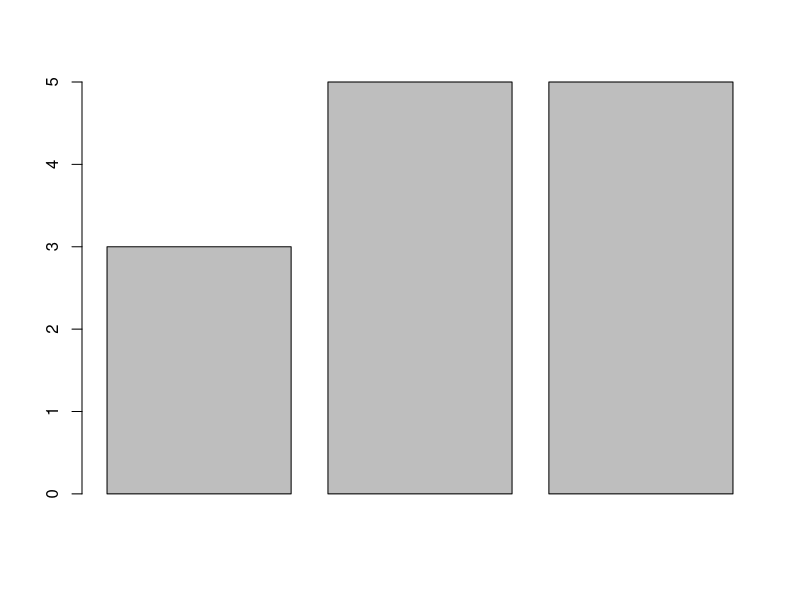
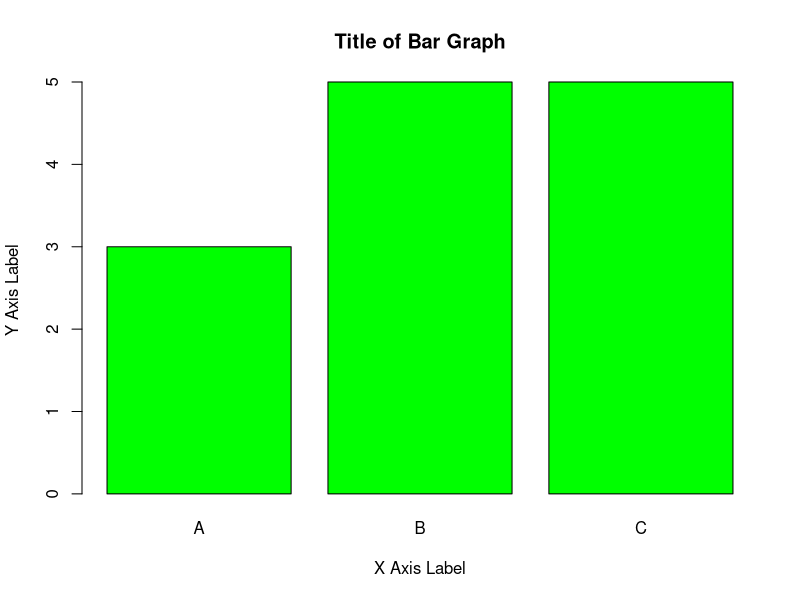
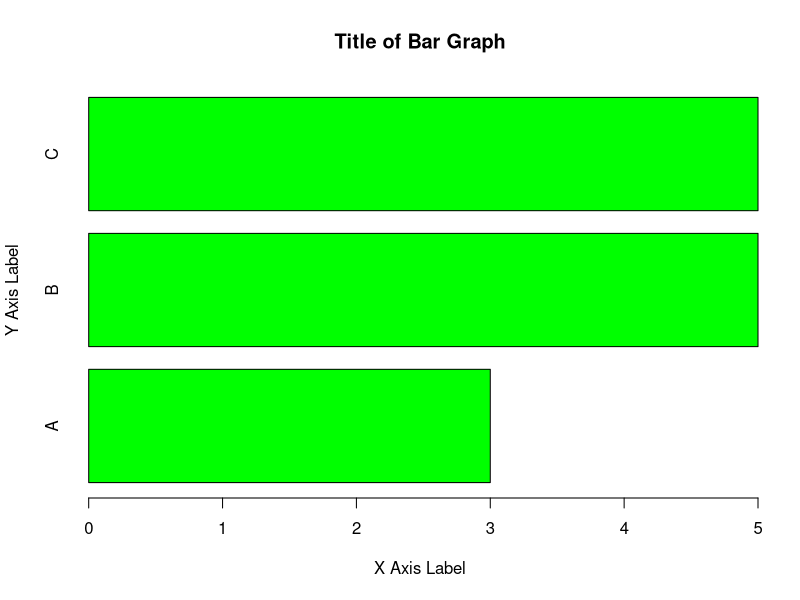
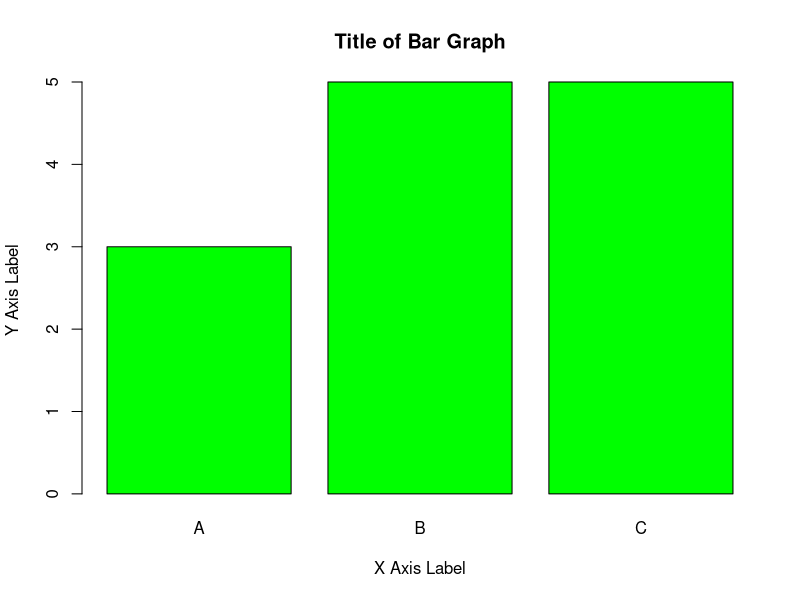
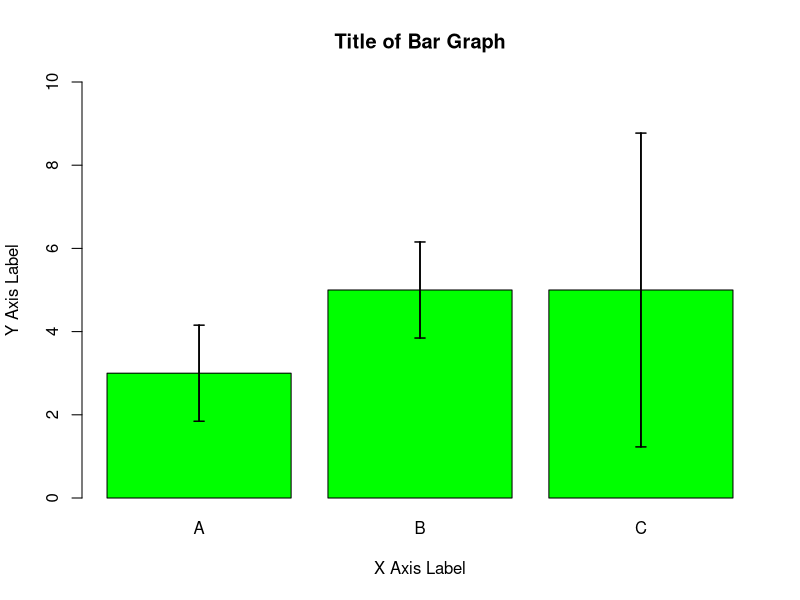
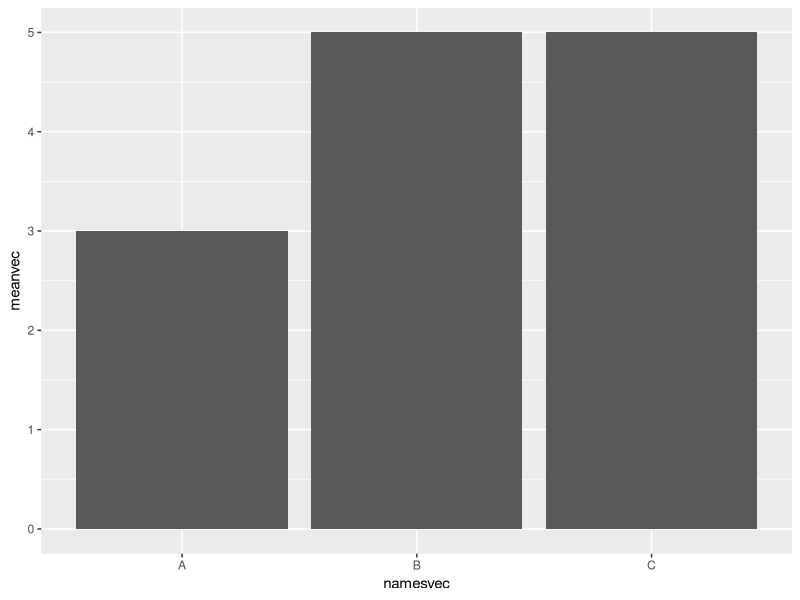
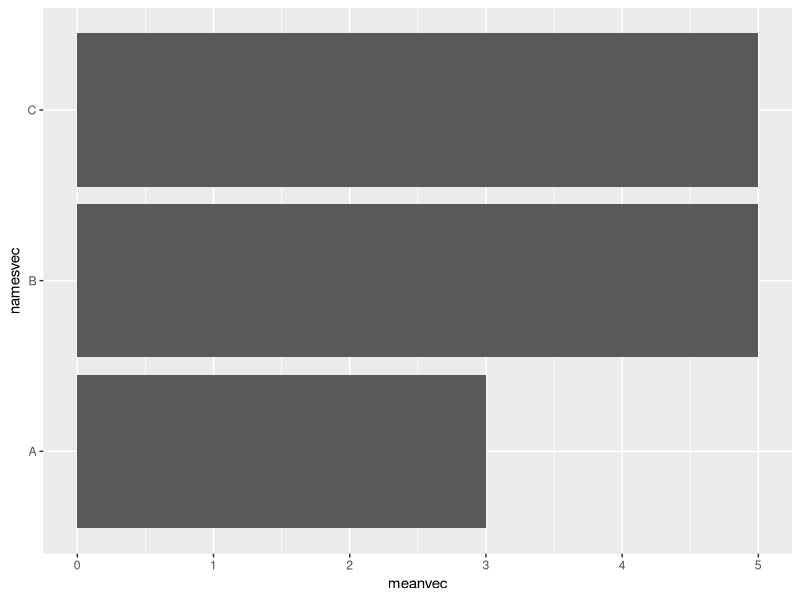
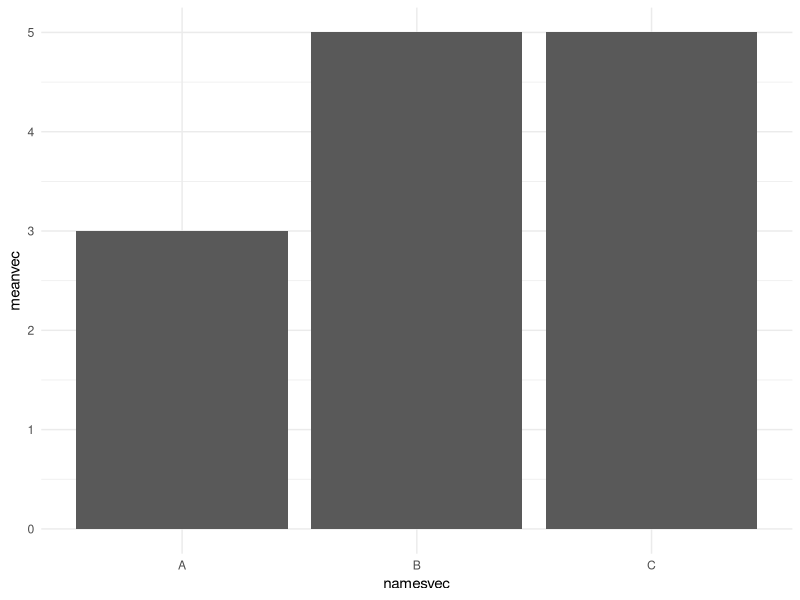

Generate these figures, in order, with R:
#I recreated the gardens chart here because I couldn't get it read into R for some reason
gardenA<-c(3,4,4,3,2,3,1,3,5,2)
gardenB<-c(5,5,6,7,4,4,3,5,6,5)
gardenC<-c(3,3,2,1,10,4,3,11,3,10)
gardens<-cbind(gardenA,gardenB,gardenC)
gardens<-data.frame(gardens)
#calculate means for each column
avgmeanA<-mean(gardens$gardenA)
avgmeanB<-mean(gardens$gardenB)
avgmeanC<-mean(gardens$gardenC)
#calculate standard deviations for each column
devA<-sd(gardens$gardenA)
devB<-sd(gardens$gardenB)
devC<-sd(gardens$gardenC)
#calculate standard error for each column
stderrA<-devA/(sqrt(length(devA)))
stderrB<-devB/(sqrt(length(devB)))
stderrC<-devC/(sqrt(length(devC)))
#create a vector of the means
meanvec<-c(avgmeanA,avgmeanB,avgmeanC)
#create a vector of the standard errors
sevec<-c(stderrA,stderrB,stderrC)
#can use the basic function 'barplot' in R to create a bar plot.
#bind mean and standard error vectors to form a matrix 
barmatrix<-cbind(meanvec,sevec)
#now make a barplot using the matrix containing the means and standard errors
#note that you can create the barplot using the vectors. If you use a 'matrix' object, you cannot use the '$' to call up the means column. You must use the following notation
barplot(barmatrix[,1])
#basic 'barplot' command can take a lot of arguments for aesthetics
barplot((barmatrix[,1]),main = "Title of Bar Graph",ylab = "Y Axis Label",xlab = "X Axis Label",names.arg = c("A","B","C"),col="green")
#arguments include the ability to make horizontal bars
barplot(barmatrix[,1],main = "Title of Bar Graph", ylab = "Y Axis Label", xlab = "X Axis Label",names.arg = c("A","B","C"),col="green",horiz = TRUE)
#read more about 'barplot' arguments with '?barplot'
#replot with vertical bars and give the graph a name to fix it to the environment
bplot<-barplot(barmatrix[,1],main = "Title of Bar Graph", ylab = "Y Axis Label", xlab = "X Axis Label",names.arg = c("A","B","C"),col="green")
#Notice how small the y axis is. It is limited by the largest bar plotted. In order for error bars, which will be added later, to show up completely, you have to reset the parameters of the y-axis.
bplot<-barplot(barmatrix[,1],main = "Title of Bar Graph", ylab = "Y Axis Label", xlab = "X Axis Label",names.arg = c("A","B","C"),col="green",ylim=c(0,10))
#now you can add the error bars. Notice that the arguments call up the name of the barplot to put the bars onto, then it uses the original vectors to actually create the positive and negative ends of the bars.
#use 'segments' to add the verticle portion of the error bars
segments(bplot,meanvec-sevec,bplot,meanvec+sevec,lwd = 1.5)
#use 'arrows' to add the flat ends to the bars
arrows(bplot,meanvec-sevec,bplot,meanvec+sevec,lwd = 1.5, angle = 90,code = 3,length = 0.05)

#now create a bar graph using ggplot
library(ggplot2)
#first, ggplot will want x and y values determined. Our x values are categorical and we can make a vector for them
namesvec<-c("A","B","C")
#now we can bind our categorical values vector to our means and standard errors vectors to form a new data frame since ggplot needs a data frame rather than a matrix
ggbarframe<-data.frame(namesvec,meanvec,sevec)
#give the plot a name to fix it in the environment for easy recall
ggbplot<- ggplot(data = ggbarframe, aes(x=namesvec,y=meanvec))+geom_col()
ggbplot
#to make horizontal bars...
ggbplot+coord_flip()
#replot the verticle bars with a white background
ggbplot+theme_minimal()
#learn more about ggplot2 and other aesthetics under the 'Help' tab.
#add standard error bars to ggplot bar graph
ggbplot+theme_minimal()+geom_errorbar(aes(ymin=ggbarframe$meanvec-ggbarframe$sevec, ymax=ggbarframe$meanvec+ggbarframe$sevec), width=.2,position=position_dodge(.9))

  
